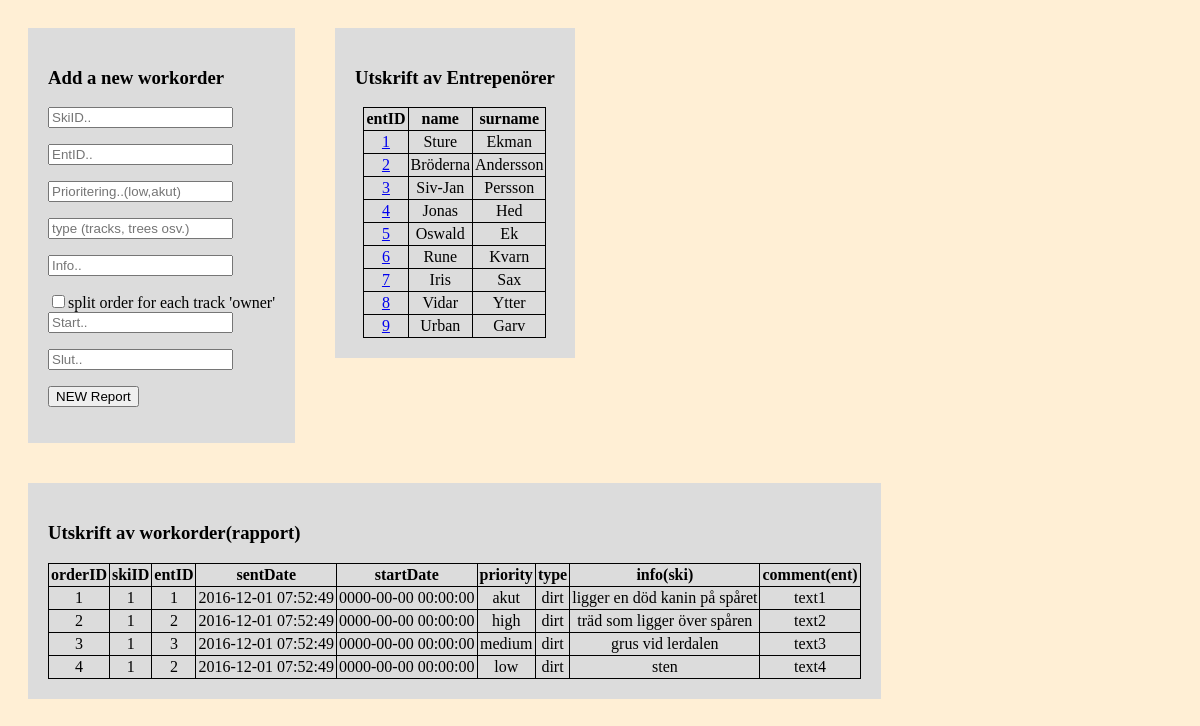
Screenshot of /phpFunc/NyArbetsOrder.php with the database file from the repository.
### tables this page shows
create table Ent (
entID smallint not null auto_increment unique, 
password varchar(32)not null,
firstName varchar(32)not null,
lastName varchar(32) not null,
email varchar (64) unique,
number int(10) not null unique,
regDate datetime,
primary key (entID)
);

create table WorkOrder (
orderID int not null auto_increment unique,
skiID smallint not null,
entID smallint null,
 
sentDate datetime,
 
endDate timestamp,
priority enum('low','medium','high','akut'),
type enum('lights','tracks','dirt','trees','other') null,
info varchar(1024),
EntComment varchar(1024),
primary key (orderID),
foreign key (skiID) references Ski(skiID),
foreign key (entID) references Ent(entID)
);

### phpFunc/NyArbetsOrder.php (the view, shortened to what this page needs)
<!DOCTYPE HTML>
<head>
<html>
</head>
<body>
<?php
include'connect.php';
?>
<div>
	<h3>Add a new workorder</h3>
	<form action='<?php $_PHP_SELF ?>' method='POST'>
		<input type="text" name="SkiID" placeholder="SkiID.."></p>
		<input type="text" name="EntID" placeholder="EntID.."></p>
		<input type="text" name="Prioritering" placeholder="Prioritering..(low,akut)"></p>
		<input type="text" name="type" placeholder="type (tracks, trees osv.)"></p>
		<input type="text" name="Info" placeholder="Info.."></p>
		<input type="checkbox" name="split" value="1">split order for each track 'owner' <br>
		<input type="text" name="Start" placeholder="Start.."></p>
		<input type="text" name="Slut" placeholder="Slut.."></p>
		<p><button type="submit" name="_newSplitWorkOrder" id="_newWorkOrder">NEW Report</button></p></form>
</div>
<div>
	<h3>Utskrift av Entrepenörer</h3>
    <table>
	  	  <?php
	        echo "<th>entID</th>";
	        echo "<th>name</th>";
	        echo "<th>surname</th>";
	      foreach($pdo->query( 'SELECT * FROM Ent;' ) as $row){
	        echo "<tr><td>";
	        echo "<a href='test.php?entID=".urlencode($row['entID'])."'>".$row['entID'];
	        echo "<td>".$row['firstName']."</td>";
	        echo "<td>".$row['lastName']."</td>";
	        echo "</tr>";
    	  }
 	 	  ?>
    	</table>
	</div>
<div>
    	<h3>Utskrift av workorder(rapport)</h3>
    <table>
	    <?php
	    		echo "<tr>";
		        echo "<th>orderID</th>";
		        echo "<th>skiID</th>";
		        echo "<th>entID</th>";
		        echo "<th>sentDate</th>";
		        echo "<th>startDate</th>";
		        echo "<th>priority</th>";
		        echo "<th>type</th>";
		        echo "<th>info(ski)</th>";
		        echo "<th>comment(ent)</th>";
		        echo "</tr>";
		      foreach($pdo->query( 'SELECT * FROM WorkOrder;' ) as $row){
		        echo "<tr>";
		        echo "<td>".$row['orderID']."</td>";
		        echo "<td>".$row['skiID']."</td>";
		        echo "<td>".$row['entID']."</td>";
		        echo "<td>".$row['sentDate']."</td>";
		        echo "<td>".$row['endDate']."</td>";
		        echo "<td>".$row['priority']."</td>";
		        echo "<td>".$row['type']."</td>";
		        echo "<td>".$row['info']."</td>";
		        echo "<td>".$row['EntComment']."</td>";
		        echo "</tr>";
	      }
	    ?>
    </table>
</div>
</body>
</html>

### phpFunc/NyArbetsOrder.php (style rules this page uses)
body { background-color: papayawhip; }
div { display: block; float: left; background-color: gainsboro; margin: 20px; padding: 20px; }
table, td, th { border:1px solid; text-align: center; margin: auto; border-collapse: collapse; padding:2px; }

### rows the page displays
ent: entID "1", firstName "Sture", lastName "Ekman"
ent: entID "2", firstName "Bröderna", lastName "Andersson"
ent: entID "3", firstName "Siv-Jan", lastName "Persson"
ent: entID "4", firstName "Jonas", lastName "Hed"
ent: entID "5", firstName "Oswald", lastName "Ek"
ent: entID "6", firstName "Rune", lastName "Kvarn"
ent: entID "7", firstName "Iris", lastName "Sax"
ent: entID "8", firstName "Vidar", lastName "Ytter"
ent: entID "9", firstName "Urban", lastName "Garv"
workorder: orderID "1", skiID "1", entID "1", sentDate "2016-12-01 07:52:49", endDate "0000-00-00 00:00:00", priority "akut", type "dirt", info "ligger en död kanin på spåret", EntComment "text1"
workorder: orderID "2", skiID "1", entID "2", sentDate "2016-12-01 07:52:49", endDate "0000-00-00 00:00:00", priority "high", type "dirt", info "träd som ligger över spåren", EntComment "text2"
workorder: orderID "3", skiID "1", entID "3", sentDate "2016-12-01 07:52:49", endDate "0000-00-00 00:00:00", priority "medium", type "dirt", info "grus vid lerdalen", EntComment "text3"
workorder: orderID "4", skiID "1", entID "2", sentDate "2016-12-01 07:52:49", endDate "0000-00-00 00:00:00", priority "low", type "dirt", info "sten", EntComment "text4"
